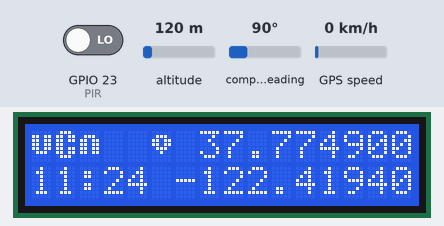
The sketch below on a simulated ESP32. Shown: 16×2 character LCD. The inputs (shaded band) are chosen by the test bench; at power-on: GPIO 23 (PIR) LOW, altitude 120 m, compass heading 90°, GPS speed 0 km/h. WiFi joins after 1.5 s; servers stay silent unless stated; the GPS gets a fix after 3 s at 37.7749, -122.4194 with 8 satellites; no MQTT or app messages arrive unless stated; what the sketch prints to the serial monitor is not drawn.

Above: at 4.3 s.
4.4 s: GPIO 23 (PIR) driven HIGH
At 5.6 s:
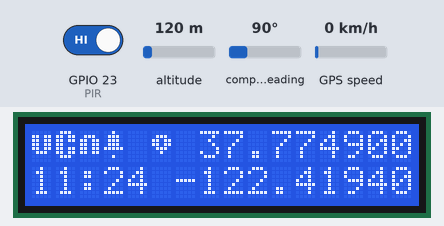
5.9 s: GPIO 23 (PIR) driven LOW
At 31.1 s:
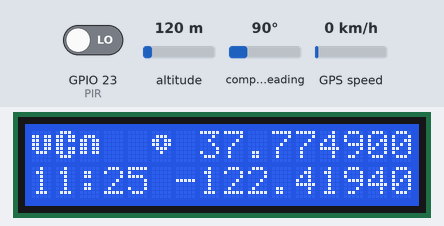
Timing chart, 0 to 32.1 s (numbered marks = the images above; inputs shaded):
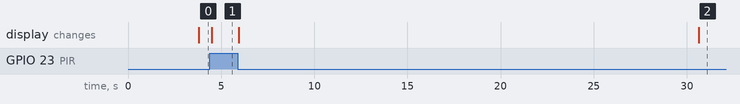

Measured:
- after the input at 4.4 s, the display: changes after 0.09 s (image 1)
- after the input at 5.9 s, the display: first changes at once (image 2 shows a later state)

The sketch:

Workshop3_start__2_.ino
```cpp
#include <LiquidCrystal_I2C.h>
#include <TinyGPS++.h>
#include <WebServer.h>
#include <WiFi.h>
#include<PubSubClient.h>


//--- Credentials for WiFi - Replace the variables with your SSID/Password combination
  const char* ssid = "nestModularGuest";
  const char* password = "ucnIoT2021";


//--- Credentials for MQTT broker

const char* mqttServer = "io.adafruit.com";
const int mqttPort = 1883;
const char* mqttUser = "UCN";
const char* mqttPassword = "aio_MARo97yhc5UtlH0eAoTGC7v8jg0D";

WiFiClient espClient;
PubSubClient client(espClient);


//--- LCD
  // set the LCD number of columns and rows
  int lcdColumns = 16;
  int lcdRows = 2;

  // set LCD address, number of columns and rows
  // if you don't know your display address, run an I2C scanner sketch
  LiquidCrystal_I2C lcd(0x27, lcdColumns, lcdRows);


//--- GPS
  // set pins for gps communication
  #define RXD2 16
  #define TXD2 17


//--- Tiny GPS library
  // The TinyGPS++ object
  TinyGPSPlus gps;


//--- PIR sensor
int PIR = 23;   // Port for PIR sensor
int State = LOW;
int Sensor = 0;


//--- define custom chars

byte icon_wifi[8] = {
  0b00000,
  0b11100,
  0b00010,
  0b11001,
  0b00101,
  0b10101,
  0b00000,
  0b00000
};


byte icon_position[8] = {
  0b00000,
  0b01110,
  0b11011,
  0b11011,
  0b01110,
  0b00100,
  0b00000,
  0b00000
};

byte icon_alert[8] = {
  0b00100,
  0b01110,
  0b01110,
  0b01110,
  0b11111,
  0b00000,
  0b00100,
  0b00000
};

byte char_u[8] = {
  0b00000,
  0b11011,
  0b11011,
  0b11011,
  0b11011,
  0b01110,
  0b00000,
  0b00000
};

byte char_c[8] = {
  0b01110,
  0b11011,
  0b11011,
  0b11000,
  0b11011,
  0b11011,
  0b01110,
  0b00000
};

byte char_n[8] = {
  0b00000,
  0b01110,
  0b11011,
  0b11011,
  0b11011,
  0b11011,
  0b00000,
  0b00000
};


void setup(){
  Serial.begin(9600);
  Serial2.begin(9600, SERIAL_8N1, RXD2, TXD2);

  // initialize LCD
    lcd.init();
  // turn on LCD backlight
    lcd.backlight();


  // define custom chars
    lcd.createChar(0, icon_wifi);
    lcd.createChar(1, icon_position);
    lcd.createChar(2, icon_alert);
    lcd.createChar(5, char_u);
    lcd.createChar(6, char_c);
    lcd.createChar(7, char_n);

  // set cursor to first column, first row
    lcd.setCursor(0, 0);
  // print custom UCN letters and initial message
    lcd.write(5);
    lcd.write(6);
    lcd.write(7);
    lcd.setCursor(0,1);
    lcd.print("initializing...");

  // setup input pin for pir sensor to
    pinMode(PIR, INPUT);


  // connect wifi
    WiFi.begin(ssid, password);

    while (WiFi.status() != WL_CONNECTED) {
      delay(500);
      Serial.println("Connecting to WiFi..");
    }

    Serial.println("Connected to the WiFi network");

    // setup MQTT
    client.setServer(mqttServer, mqttPort);
    client.setCallback(callback);

    while (!client.connected()){
      Serial.println("connecting to MQTT...");
      if(client.connect("UCN_thch", mqttUser,mqttPassword)){
        Serial.println("connected");
        client.subscribe("UCN/feeds/alert");
      } else {
        Serial.print("connection failed: ");
        Serial.print(client.state());
        delay(2000);
      }
    }

    client.publish("UCN/feeds/alert", "{\"value\": \"thch\", \"lat\": \"57\", \"lon\": \"10\"}");
}

void callback(char* topic, byte* message, unsigned int length){
  Serial.print("Message received: ");
  Serial.print(topic);
  Serial.print(" ");

  String messageTemp;

  for (int i=0;i<length;i++){
    Serial.print((char)message[i]);
    messageTemp+=(char)message[i];
  }

  Serial.println();
}

void loop(){


  //--- handle incoming data from the GPS module
    while (Serial2.available() > 0){

      // advanced data using tiny gps
      gps.encode(Serial2.read());
      if (gps.location.isUpdated()){
      lcd.setCursor(5,0);
      lcd.write(1); //add position icon to lcd
        //--- write position to LCD
        lcd.setCursor(6,0);
        if(gps.location.rawLat().deg <100)lcd.print(" ");
        if(gps.location.rawLat().deg <10)lcd.print(" ");
        lcd.print(gps.location.lat(), 6);

        lcd.setCursor(6,1);
        if(gps.location.rawLng().deg <100)lcd.print(" ");
        if(gps.location.rawLng().deg <10)lcd.print(" ");
        lcd.print(gps.location.lng(), 6);

        //--- write time to LCD
        lcd.setCursor(0,1);
        int UTCplusOne=gps.time.hour()+1 % 24; //add timezone+1
        if(UTCplusOne <10)lcd.print("0"); //add 0 if less that 10
        lcd.print(UTCplusOne);
        lcd.print(":");
        if(gps.time.minute() <10)lcd.print("0"); //add 0 if less that 10
        lcd.print(gps.time.minute());
        lcd.print(" ");
      }
    }


  //--- manage PIR input
  Sensor = digitalRead(PIR);
    if (Sensor == HIGH) {
      if (State == LOW) {
        State = HIGH;
        Serial.println("Motion detected");
        lcd.setCursor(3,0);
        lcd.write(2);

      }
    } else {
      if (State == HIGH) {
        State = LOW;
        Serial.println("Motion cleared");
        lcd.setCursor(3,0);
        lcd.print(" ");

      }
    }

  delay(100);
}
```
